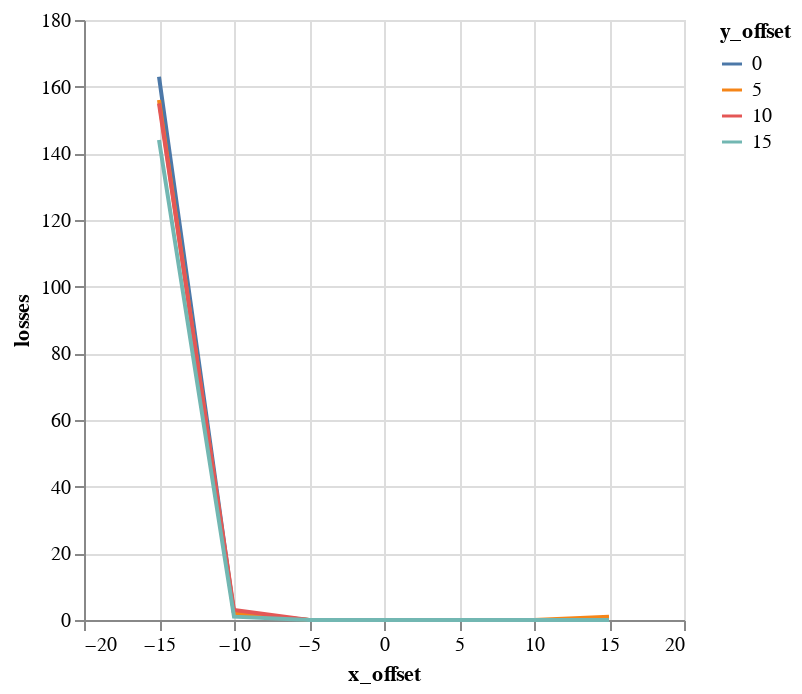

Notebook cell for this chart:
### Code cell
alt.Chart(emit_df).mark_line().encode(
    color='y_offset:N',
    x='x_offset',
    y='losses',
)

### Figure 1 — Vega-Lite specification as saved in the notebook (floating-point values rounded to 4 significant figures)
{"$schema": "https://vega.github.io/schema/vega-lite/v1.2.1.json", "data": {"values": [{"losses": 163, "relbeta": 0.002308, "sourceID": 16777222, "sourceName": "x_-15_y_0", "x_emittance": 1.701, "x_emittance_rel": 1.049, "x_norm_emittance": 0.003926, "x_offset": -15, "y_emittance": 1.558, "y_emittance_rel": 0.9911, "y_norm_emittance": 0.003597, "y_offset": 0}, {"losses": 156, "relbeta": 0.002308, "sourceID": 16777229, "sourceName": "x_-15_y_5", "x_emittance": 1.574, "x_emittance_rel": 0.9878, "x_norm_emittance": 0.003632, "x_offset": -15, "y_emittance": 1.566, "y_emittance_rel": 0.9826, "y_norm_emittance": 0.003615, "y_offset": 5}, {"losses": 155, "relbeta": 0.002308, "sourceID": 16777236, "sourceName": "x_-15_y_10", "x_emittance": 2.163, "x_emittance_rel": 1.338, "x_norm_emittance": 0.004993, "x_offset": -15, "y_emittance": 1.788, "y_emittance_rel": 1.12, "y_norm_emittance": 0.004127, "y_offset": 10}, {"losses": 144, "relbeta": 0.002308, "sourceID": 16777243, "sourceName": "x_-15_y_15", "x_emittance": 2.842, "x_emittance_rel": 1.701, "x_norm_emittance": 0.006561, "x_offset": -15, "y_emittance": 3.536, "y_emittance_rel": 2.128, "y_norm_emittance": 0.008163, "y_offset": 15}, {"losses": 2, "relbeta": 0.002308, "sourceID": 16777220, "sourceName": "x_-10_y_0", "x_emittance": 1.708, "x_emittance_rel": 1.073, "x_norm_emittance": 0.003943, "x_offset": -10, "y_emittance": 1.567, "y_emittance_rel": 1.01, "y_norm_emittance": 0.003618, "y_offset": 0}, {"losses": 2, "relbeta": 0.002308, "sourceID": 16777227, "sourceName": "x_-10_y_5", "x_emittance": 1.699, "x_emittance_rel": 1.053, "x_norm_emittance": 0.003921, "x_offset": -10, "y_emittance": 1.608, "y_emittance_rel": 1.017, "y_norm_emittance": 0.003711, "y_offset": 5}, {"losses": 3, "relbeta": 0.002308, "sourceID": 16777234, "sourceName": "x_-10_y_10", "x_emittance": 1.688, "x_emittance_rel": 1.135, "x_norm_emittance": 0.003896, "x_offset": -10, "y_emittance": 1.75, "y_emittance_rel": 1.051, "y_norm_emittance": 0.00404, "y_offset": 10}, {"losses": 1, "relbeta": 0.002308, "sourceID": 16777241, "sourceName": "x_-10_y_15", "x_emittance": 2.001, "x_emittance_rel": 1.38, "x_norm_emittance": 0.00462, "x_offset": -10, "y_emittance": 2.107, "y_emittance_rel": 1.289, "y_norm_emittance": 0.004863, "y_offset": 15}, {"losses": 0, "relbeta": 0.002308, "sourceID": 16777218, "sourceName": "x_-5_y_0", "x_emittance": 1.68, "x_emittance_rel": 1.002, "x_norm_emittance": 0.003878, "x_offset": -5, "y_emittance": 1.72, "y_emittance_rel": 1.001, "y_norm_emittance": 0.00397, "y_offset": 0}, {"losses": 0, "relbeta": 0.002308, "sourceID": 16777225, "sourceName": "x_-5_y_5", "x_emittance": 1.527, "x_emittance_rel": 1.002, "x_norm_emittance": 0.003524, "x_offset": -5, "y_emittance": 1.627, "y_emittance_rel": 1.001, "y_norm_emittance": 0.003757, "y_offset": 5}, {"losses": 0, "relbeta": 0.002308, "sourceID": 16777232, "sourceName": "x_-5_y_10", "x_emittance": 1.538, "x_emittance_rel": 1.017, "x_norm_emittance": 0.00355, "x_offset": -5, "y_emittance": 1.559, "y_emittance_rel": 1.009, "y_norm_emittance": 0.003599, "y_offset": 10}, {"losses": 0, "relbeta": 0.002308, "sourceID": 16777239, "sourceName": "x_-5_y_15", "x_emittance": 1.912, "x_emittance_rel": 1.13, "x_norm_emittance": 0.004414, "x_offset": -5, "y_emittance": 1.771, "y_emittance_rel": 1.177, "y_norm_emittance": 0.004088, "y_offset": 15}, {"losses": 0, "relbeta": 0.002308, "sourceID": 16777216, "sourceName": "x_0_y_0", "x_emittance": 1.544, "x_emittance_rel": 1.003, "x_norm_emittance": 0.003565, "x_offset": 0, "y_emittance": 1.538, "y_emittance_rel": 1.001, "y_norm_emittance": 0.003551, "y_offset": 0}, {"losses": 0, "relbeta": 0.002308, "sourceID": 16777223, "sourceName": "x_0_y_5", "x_emittance": 1.564, "x_emittance_rel": 1.015, "x_norm_emittance": 0.003609, "x_offset": 0, "y_emittance": 1.534, "y_emittance_rel": 0.9996, "y_norm_emittance": 0.003542, "y_offset": 5}, {"losses": 0, "relbeta": 0.002308, "sourceID": 16777230, "sourceName": "x_0_y_10", "x_emittance": 1.473, "x_emittance_rel": 1.05, "x_norm_emittance": 0.0034, "x_offset": 0, "y_emittance": 1.528, "y_emittance_rel": 1.035, "y_norm_emittance": 0.003526, "y_offset": 10}, {"losses": 0, "relbeta": 0.002308, "sourceID": 16777237, "sourceName": "x_0_y_15", "x_emittance": 1.862, "x_emittance_rel": 1.053, "x_norm_emittance": 0.004299, "x_offset": 0, "y_emittance": 1.724, "y_emittance_rel": 1.069, "y_norm_emittance": 0.00398, "y_offset": 15}, {"losses": 0, "relbeta": 0.002308, "sourceID": 16777217, "sourceName": "x_5_y_0", "x_emittance": 1.555, "x_emittance_rel": 1.003, "x_norm_emittance": 0.003589, "x_offset": 5, "y_emittance": 1.674, "y_emittance_rel": 1.0, "y_norm_emittance": 0.003865, "y_offset": 0}, {"losses": 0, "relbeta": 0.002308, "sourceID": 16777224, "sourceName": "x_5_y_5", "x_emittance": 1.639, "x_emittance_rel": 1.023, "x_norm_emittance": 0.003784, "x_offset": 5, "y_emittance": 1.51, "y_emittance_rel": 1.024, "y_norm_emittance": 0.003485, "y_offset": 5}, {"losses": 0, "relbeta": 0.002308, "sourceID": 16777231, "sourceName": "x_5_y_10", "x_emittance": 1.564, "x_emittance_rel": 1.069, "x_norm_emittance": 0.003609, "x_offset": 5, "y_emittance": 1.746, "y_emittance_rel": 1.095, "y_norm_emittance": 0.00403, "y_offset": 10}, {"losses": 0, "relbeta": 0.002308, "sourceID": 16777238, "sourceName": "x_5_y_15", "x_emittance": 2.025, "x_emittance_rel": 1.267, "x_norm_emittance": 0.004675, "x_offset": 5, "y_emittance": 2.122, "y_emittance_rel": 1.348, "y_norm_emittance": 0.004899, "y_offset": 15}, {"losses": 0, "relbeta": 0.002308, "sourceID": 16777219, "sourceName": "x_10_y_0", "x_emittance": 1.581, "x_emittance_rel": 1.041, "x_norm_emittance": 0.00365, "x_offset": 10, "y_emittance": 1.601, "y_emittance_rel": 1.001, "y_norm_emittance": 0.003696, "y_offset": 0}, {"losses": 0, "relbeta": 0.002308, "sourceID": 16777226, "sourceName": "x_10_y_5", "x_emittance": 1.509, "x_emittance_rel": 1.042, "x_norm_emittance": 0.003484, "x_offset": 10, "y_emittance": 1.569, "y_emittance_rel": 1.042, "y_norm_emittance": 0.003623, "y_offset": 5}, {"losses": 0, "relbeta": 0.002308, "sourceID": 16777233, "sourceName": "x_10_y_10", "x_emittance": 1.944, "x_emittance_rel": 1.116, "x_norm_emittance": 0.004488, "x_offset": 10, "y_emittance": 1.819, "y_emittance_rel": 1.128, "y_norm_emittance": 0.004198, "y_offset": 10}, {"losses": 0, "relbeta": 0.002308, "sourceID": 16777240, "sourceName": "x_10_y_15", "x_emittance": 2.657, "x_emittance_rel": 1.689, "x_norm_emittance": 0.006133, "x_offset": 10, "y_emittance": 2.748, "y_emittance_rel": 1.818, "y_norm_emittance": 0.006343, "y_offset": 15}, {"losses": 0, "relbeta": 0.002308, "sourceID": 16777221, "sourceName": "x_15_y_0", "x_emittance": 2.106, "x_emittance_rel": 1.405, "x_norm_emittance": 0.004861, "x_offset": 15, "y_emittance": 1.579, "y_emittance_rel": 1.001, "y_norm_emittance": 0.003645, "y_offset": 0}, {"losses": 1, "relbeta": 0.002308, "sourceID": 16777228, "sourceName": "x_15_y_5", "x_emittance": 2.025, "x_emittance_rel": 1.288, "x_norm_emittance": 0.004674, "x_offset": 15, "y_emittance": 1.5, "y_emittance_rel": 1.01, "y_norm_emittance": 0.003462, "y_offset": 5}, {"losses": 0, "relbeta": 0.002308, "sourceID": 16777235, "sourceName": "x_15_y_10", "x_emittance": 1.966, "x_emittance_rel": 1.212, "x_norm_emittance": 0.004539, "x_offset": 15, "y_emittance": 1.791, "y_emittance_rel": 1.108, "y_norm_emittance": 0.004134, "y_offset": 10}, {"losses": 0, "relbeta": 0.002308, "sourceID": 16777242, "sourceName": "x_15_y_15", "x_emittance": 2.766, "x_emittance_rel": 1.826, "x_norm_emittance": 0.006386, "x_offset": 15, "y_emittance": 3.384, "y_emittance_rel": 2.132, "y_norm_emittance": 0.007812, "y_offset": 15}]}, "encoding": {"color": {"field": "y_offset", "type": "nominal"}, "x": {"field": "x_offset", "type": "quantitative"}, "y": {"field": "losses", "type": "quantitative"}}, "mark": "line"}
